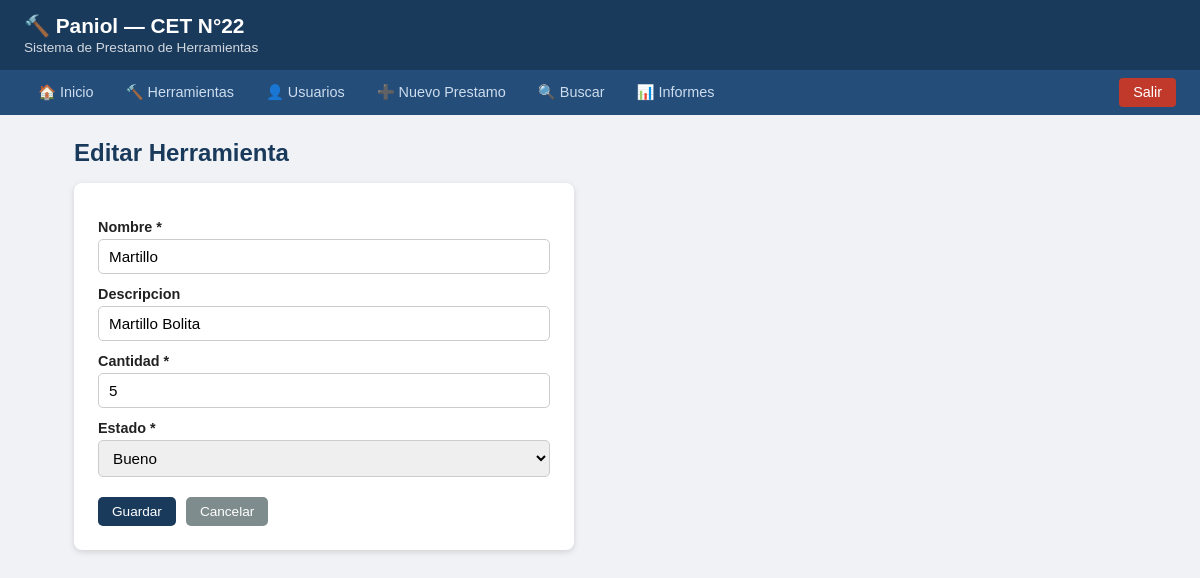
Page /herramientas/editar/1 (signed in) on the committed database.
### tables this page shows
CREATE TABLE herramientas (
            id          INTEGER PRIMARY KEY AUTOINCREMENT,
            nombre      TEXT NOT NULL,
            descripcion TEXT,
            cantidad    INTEGER DEFAULT 1,
            estado      TEXT DEFAULT 'Bueno'
        );

### app.py (the view)
@app.route("/herramientas/editar/<int:id>", methods=["GET","POST"])
def editar_herramienta(id):
    if login_req(): return redirect(url_for("login"))
    conn = get_conn()
    if request.method == "POST":
        conn.execute("UPDATE herramientas SET nombre=?,descripcion=?,cantidad=?,estado=? WHERE id=?",
            (request.form["nombre"], request.form["descripcion"],
             request.form["cantidad"], request.form["estado"], id))
        conn.commit(); conn.close()
        return redirect(url_for("herramientas"))
    h = conn.execute("SELECT * FROM herramientas WHERE id=?", (id,)).fetchone()
    conn.close()
    return render_template("herramienta_form.html", herramienta=h)

### app.py (called while the page is built)
def get_conn():
    conn = sqlite3.connect(DB_PATH)
    conn.row_factory = sqlite3.Row
    return conn

def login_req():
    return not session.get("logged")

### templates/herramienta_form.html
{% extends "base.html" %}
{% block content %}
<h2>{% if herramienta %}Editar{% else %}Nueva{% endif %} Herramienta</h2>
<div class="form-card">
  <form method="POST">
    <label>Nombre *</label>
    <input name="nombre" required value="{{ herramienta.nombre if herramienta else '' }}">
    <label>Descripcion</label>
    <input name="descripcion" value="{{ herramienta.descripcion if herramienta else '' }}">
    <label>Cantidad *</label>
    <input name="cantidad" type="number" min="0" required value="{{ herramienta.cantidad if herramienta else 1 }}">
    <label>Estado *</label>
    <select name="estado">
      {% for e in ['Bueno','Regular','Danado'] %}
      <option value="{{ e }}" {% if herramienta and herramienta.estado==e %}selected{% endif %}>{{ e }}</option>
      {% endfor %}
    </select>
    <div class="form-actions">
      <button class="btn btn-primary" type="submit">Guardar</button>
      <a href="/herramientas" class="btn btn-secondary">Cancelar</a>
    </div>
  </form>
</div>
{% endblock %}

### templates/base.html (style rules this page uses)
* { box-sizing:border-box;margin:0;padding:0 }
body { font-family:Arial,sans-serif;background:#f0f2f5;color:#222 }
h2 { margin-bottom:16px;color:#1a3a5c }
.btn { display:inline-block;padding:7px 14px;border-radius:5px;text-decoration:none;font-size:.85rem;cursor:pointer;border:none;font-family:Arial }
.btn-primary { background:#1a3a5c;color:white }
.btn-secondary { background:#7f8c8d;color:white }
form label { display:block;margin-top:12px;font-weight:bold;font-size:.9rem }
form input,form select,form textarea { width:100%;padding:8px 10px;margin-top:4px;border:1px solid #ccc;border-radius:5px;font-size:.95rem }
.form-card { background:white;padding:24px;border-radius:8px;box-shadow:0 2px 6px #0002;max-width:500px }
.form-actions { margin-top:20px;display:flex;gap:10px }

### rows in the picture
herramientas: nombre "Martillo", descripcion "Martillo Bolita", cantidad "5", estado "Bueno"
